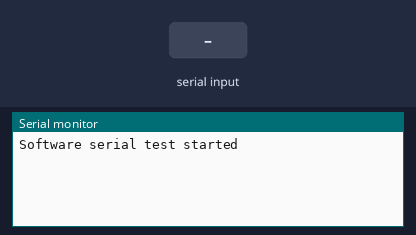
Bench run of a program on a simulated ESP32. Shown: the last lines printed to the serial monitor. Inputs (shaded band) come from the test bench.

Above: at 1.2 s.
1.3 s: "1" received over the second serial link
At 2.5 s:
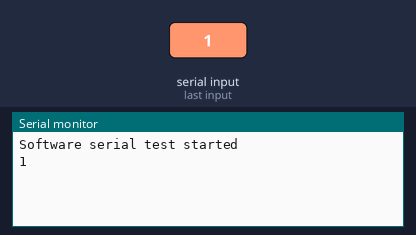
2.8 s: "0" received over the second serial link
At 3.9 s:
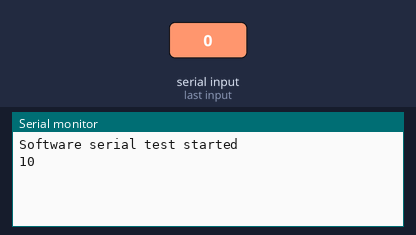

The program:

main.cpp
```cpp
#include <Arduino.h>
#include <SoftwareSerial.h>

SoftwareSerial swSer(3, 1, false, 256);

void setup()
{
  Serial.begin(115200);
  swSer.begin(9600);

  Serial.println("\nSoftware serial test started");

  for (char ch = ' '; ch <= 'z'; ch++)
  {
    swSer.write(ch);
  }
  swSer.println("");
}

void loop()
{
  while (swSer.available() > 0)
  {
    Serial.write(swSer.read());
  }
  while (Serial.available() > 0)
  {
    swSer.write(Serial.read());
  }
}
```

Measured:
- after the input at 1.3 s, the serial monitor: prints a new line at once (image 1)
- after the input at 2.8 s, the serial monitor: prints a new line at once (image 2)
